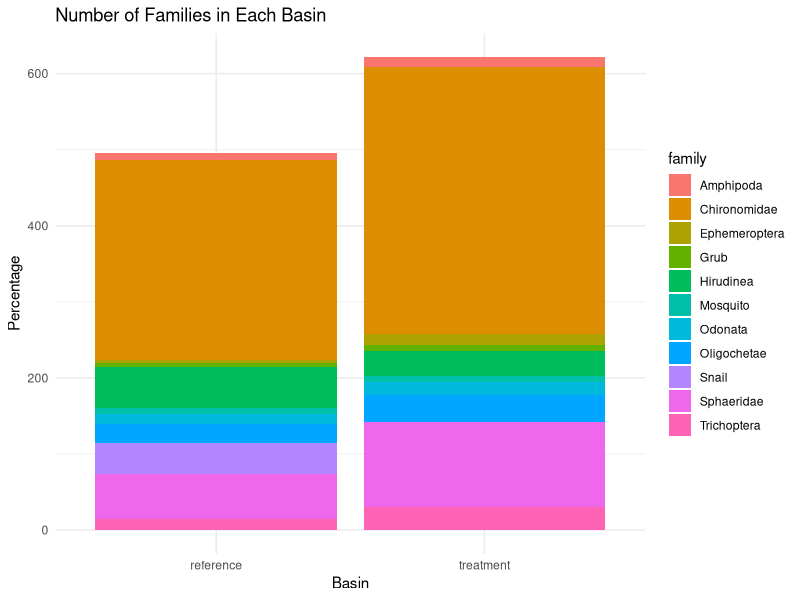
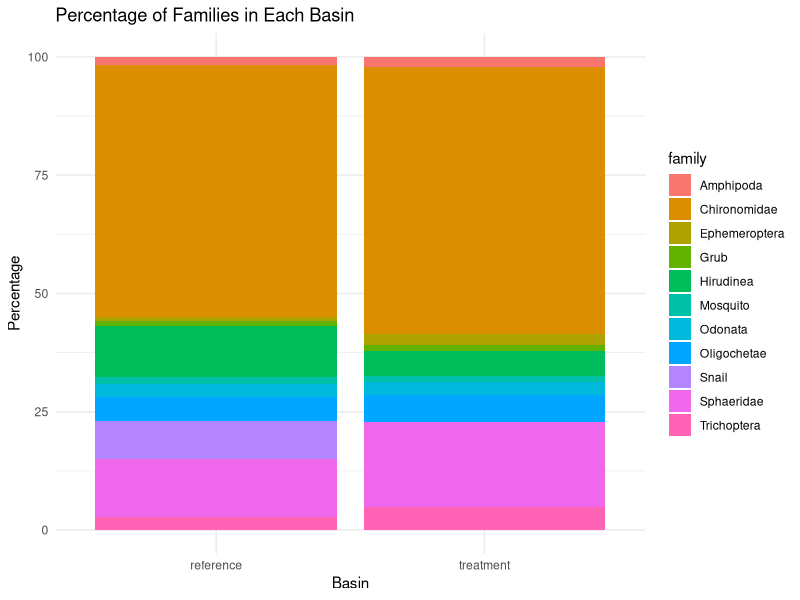

Write R code to recreate these figures, in order. (Note: this script raises an error after producing the figures.)
#Hello! 

library(tidyverse)
library(readr)
library(RColorBrewer)

bmi_2024 <- read_csv("bmi_2024.csv")
View(bmi_2024)

####BMI 2024####
#Lets quick play around with BMI 

#Cleaning, omit NAs 
bmi_2024 <- na.omit(bmi_2024)

#Sum families by basin 
bmi_sum <- bmi_2024 %>%
  group_by(basin, family) %>%
  summarise(total_num = sum(number)) %>%
  ungroup()

#change that to a percentage and make a new data frame 
bmi_sum_percentage <- bmi_sum %>%
  group_by(basin) %>%
  mutate(percentage = total_num / sum(total_num) * 100) %>%
  ungroup()

#Plot families by basin by number 
bmi_sbp <- ggplot(bmi_sum, aes(x = basin, y = total_num, fill = family)) +
  geom_bar(stat = "identity") +
  labs(title = "Number of Families in Each Basin",
       x = "Basin",
       y = "Percentage") +
  theme_minimal()
bmi_sbp

#Plot families by basin by percentage 
bmi_sbp_percentage <- ggplot(bmi_sum_percentage, aes(x = basin, y = percentage, fill = family)) +
  geom_bar(stat = "identity") +
  labs(title = "Percentage of Families in Each Basin",
       x = "Basin",
       y = "Percentage") +
  theme_minimal()
bmi_sbp_percentage

####JC BMI 2024####
#Exclude chironomids 
bmi_plot <- bmi_complete_2024 %>%
  filter(family != "chironomidae") %>%
  group_by(family, month, basin) %>%
  summarize(number = sum(number)) %>%
  ungroup()

ggplot(bmi_plot, aes(x = family, y = number, fill = month)) +
  geom_bar(stat = "identity", position = position_dodge()) +
  facet_wrap(~ basin) +
  labs(title = "Number of Family by Month in Each Basin",
       x = "Family",
       y = "Total Count") +
  theme_minimal() +
  theme(axis.text.x = element_text(angle = 45, hjust = 1))


ggplot(bmi_complete_2024, aes(x = family, y = number)) +
  geom_bar(stat = "identity", position = position_dodge()) +
  facet_wrap(basin~month) +
  labs(title = "Number of Each Bug Family by Month in Each Basin",
       x = "BMI Family",
       y = "Total Count") +
  theme_minimal() +
  theme(axis.text.x = element_text(angle = 45, hjust = 1))


odonata_data <- bmi_complete_2024 %>%
  filter(family == "odonata")
odonata_data$month <- factor(odonata_data$month, levels = c("June", "July", "August"))


ggplot(odonata_data, aes(x = family, y = number, fill=month)) +
  geom_bar(stat = "identity", position = position_dodge()) +
  facet_wrap(~site_id) +
  labs(title = "Number of Odonata by Month at each site",
       x = "BMI Family",
       y = "Total Count") +
  theme_minimal() +
  theme(axis.text.x = element_text(angle = 45, hjust = 1))

odonata_basin_totals <- odonata_data %>%
  group_by(month, basin) %>%
  summarize(Total_Count = sum(number)) %>%
  ungroup()

ggplot(odonata_basin_totals, aes(x = month, y = Total_Count, fill = month)) +
  geom_bar(stat = "identity", position = position_dodge()) +
  facet_wrap(~ basin) +
  labs(title = "Total Number of Odonata by Month in Each Basin",
       x = "Month",
       y = "Total Count") +
  theme_minimal() +
  scale_y_continuous(breaks = scales::pretty_breaks(n = 10)) +
  theme(axis.text.x = element_text(angle = 45, hjust = 1))


####Preyfish 2024####

#Note - removed perch and minnowtraps from these data to avoid 0 inflation 
preyfish_2024 <- read_csv("preyfish_2024.csv")
View(preyfish_2024)

#Cleaning, omit NAs 
preyfish_2024 <- na.omit(preyfish_2024)

preyfish_bp <- ggplot(preyfish_2024, aes(x = basin, y = CPUE)) +
  geom_boxplot() +                       # Add boxplot
  geom_jitter(width = 0.2, alpha = 0.6) + # Add individual points with jitter for better visibility
  labs(title = "CPUE per Basin - All fish",
       x = "Basin",
       y = "CPUE") +
  theme_minimal()
preyfish_bp

#Omit LMB for giggles 
blg_preyfish <- preyfish_2024 %>%
  filter(species != 'LMB')

#plot CPUE without LMB 
blg_bp <- ggplot(blg_preyfish, aes(x = basin, y = CPUE)) +
  geom_boxplot() +                       
  geom_jitter(width = 0.1, alpha = 0.6, shape=15) + 
  labs(title = "CPUE per Basin - BLG",
       x = "Basin",
       y = "CPUE") +
  theme_minimal()
blg_bp

####LMB Length Weight 2024####
lmb_lw_2024 <- read_csv("lmb_lw_2024.csv")
View(lmb_lw_2024)

#Omit NAs in basin, and weights >1000 and <100
lmb_lw_2024<- lmb_lw_2024 %>%
  filter(!is.na(basin) & weight != 1000 & weight >= 100)

lmb_lw_2024 <- lmb_lw_2024 %>%
  mutate(lw_ration = length / weight)

lmb_bp <- ggplot(lmb_lw_2024, aes(x = basin, y = lw_ration)) +
  geom_boxplot() +                       
  geom_jitter(width = 0.1, alpha = 0.3, shape=15) + 
  labs(title = "Length-Weight Ration by Basin",
       x = "Basin",
       y = "Length-Weight Ration") +
  theme_minimal()
lmb_bp

#Test for significance 

# Split the data by basin
ref_t <- lmb_lw_2024 %>% filter(basin == 'reference') %>% pull(lw_ration)
trt_t <- lmb_lw_2024 %>% filter(basin == 'treatment') %>% pull(lw_ration)

# Run a t-test comparing the two basins
t_test <- t.test(ref_t, trt_t)

# Print the results of the t-test
print(t_test)

#Add size column 

lmb_lw_2024 <- lmb_lw_2024 %>%
  mutate(size = ifelse(length >= 305, 'large', 'small'))

#Facet wrap by size 
lmb_bp_size <- ggplot(lmb_lw_2024, aes(x = basin, y = lw_ration)) +
  geom_boxplot() +                       
  geom_jitter(width = 0.1, alpha = 0.3, shape=15) + 
  labs(title = "Length-Weight Ration by Basin and Size ",
       x = "Basin",
       y = "Length-Weight Ration") +
  facet_wrap(~size) +
  
  theme_minimal()
lmb_bp_size

####Diet 2024####
#Total weight per basin and proportions already calculated 

diets_2024_unfin <- read_csv("diets_2024_unfin.csv")
View(diets_2024_unfin)

#Stacked barplot - dry weight prop

diet_dw_sbp <-ggplot(diets_2024_unfin, aes(x = basin, y = prop_weight, fill = diet_item)) +
  geom_bar(stat = "identity") +
  labs(title = "Diet Proportions per Basin",
       x = "Basin",
       y = "Proportion of Total Weight") +
  theme_minimal()
diet_dw_sbp

#Weight pie chart 
diet_dw_pie <- ggplot(diets_2024_unfin, aes(x = "", y = prop_weight, fill = diet_item)) +
  geom_bar(stat = "identity", width = 1) +
  coord_polar("y") +
  facet_wrap(~ basin) +
  labs(title = "Diet Proportions per Basin",
       x = NULL,
       y = NULL) +
  theme_void() + 
  theme(legend.position = "right")
diet_dw_pie

#Stacked barplot - number

diet_num_sbp <-ggplot(diets_2024_unfin, aes(x = basin, y = number, fill = diet_item)) +
  geom_bar(stat = "identity") +
  labs(title = "Diet Numbers per Basin",
       x = "Basin",
       y = "Raw Numbers") +
  theme_minimal()
diet_num_sbp

ggplot(diets_2024_unfin %>% 
         filter(diet_item != "fish"),  # Filter out "fish"
       aes(x = basin, y = prop_number, fill = diet_item)) +
  geom_bar(stat = "identity") +
  labs(title = "Diet Numbers per Basin",
       x = "Basin",
       y = "Raw Numbers") +
  theme_minimal()



diet_dw_pie <- ggplot(diets_2024_unfin, aes(x = "", y = prop_weight, fill = diet_item)) +
  geom_bar(stat = "identity", width = 1) +
  coord_polar("y") +
  facet_wrap(~ basin, scales = "free", ncol = 2) +  # Adjusting the facets
  #labs(title = "Diet Proportions per Basin",
  #     x = NULL,
  #     y = NULL) +
  theme_void() + 
  theme(
    legend.position = "bottom",  # Moving labels to the bottom
    strip.text = element_text(size = 12),  # Increasing the size of facet labels
    #plot.title = element_text(size = 20),  # Increasing the size of the title
    plot.margin = margin(1, 1, 1, 1)  # Adjusting plot margins
  )

diet_dw_pie


#Weight pie chart 
new_labels <- c(
  "aquainv" = "Aquatic Invertebrate",
  "coleoptera" = "Coleoptera",
  "diptera" = "Diptera",
  "fish" = "Fish",
  "odonata" = "Odonata",
  "terinv" = "Terrestrial Invertebrate",
  "terver" = "Terrestrial Vertebrate",
  "trichoptera" = "Trichoptera")

facet_labels <- c(
  "reference" = "Simple",
  "treatment" = "Complex")

diets_2024 <- read_csv("diets_2024.csv")

diet_dw_pie <- ggplot(diets_2024, aes(x = "", y = prop_weight, fill = diet_item)) +
  geom_bar(stat = "identity", width = ) +
  coord_polar("y") +
  facet_wrap(~ basin, labeller = labeller(basin = facet_labels)) +
  labs(x = NULL,
       y = NULL,
       fill = "Diet Items") +
  theme_void() + 
  theme(
    legend.position = "bottom",  # Moving labels to the bottom
    legend.text = element_text(size = 16),
    strip.text = element_text(size = 16),
    legend.title = element_text(size = 16), # Increasing the size of facet labels
    #plot.title = element_text(size = 20),  # Increasing the size of the title
    plot.margin = margin(1, 1, 1, 1)  # Adjusting plot margins
  )+
  scale_fill_manual(values = scales::hue_pal()(length(new_labels)), labels = new_labels)
diet_dw_pie

diets_2024$diet_item_coarse <- ifelse(diets_2024$diet_item == "fish", "Fish", "Other")

#New pie chart - broad categories 
aggregated_data <- diets_2024 %>%
  group_by(basin, diet_item_coarse) %>%
  summarise(total_weight = sum(prop_weight)) %>%
  ungroup()


diet_dw_pie_coarse <- ggplot(aggregated_data, aes(x = "", y = total_weight, fill = diet_item_coarse)) +
  geom_bar(stat = "identity", width = 1, color = "black") +
  coord_polar("y") +
  facet_wrap(~ basin,labeller = labeller(basin = facet_labels)) +
  labs(x = NULL,
       y = NULL,
       fill = "Diet Items") +
  theme_void() + 
  theme(
    legend.position = "bottom",  # Moving labels to the bottom
    legend.text = element_text(size = 16),
    strip.text = element_text(size = 16),
    legend.title = element_text(size = 16), # Increasing the size of facet labels
    #plot.title = element_text(size = 20),  # Increasing the size of the title
    plot.margin = margin(1, 1, 1, 1)  # Adjusting plot margins
  ) +
  scale_fill_manual(values = c("Fish" = "deepskyblue4", "Other" = "tan3"), labels = c("Fish", "Other"))

diet_dw_pie_coarse
